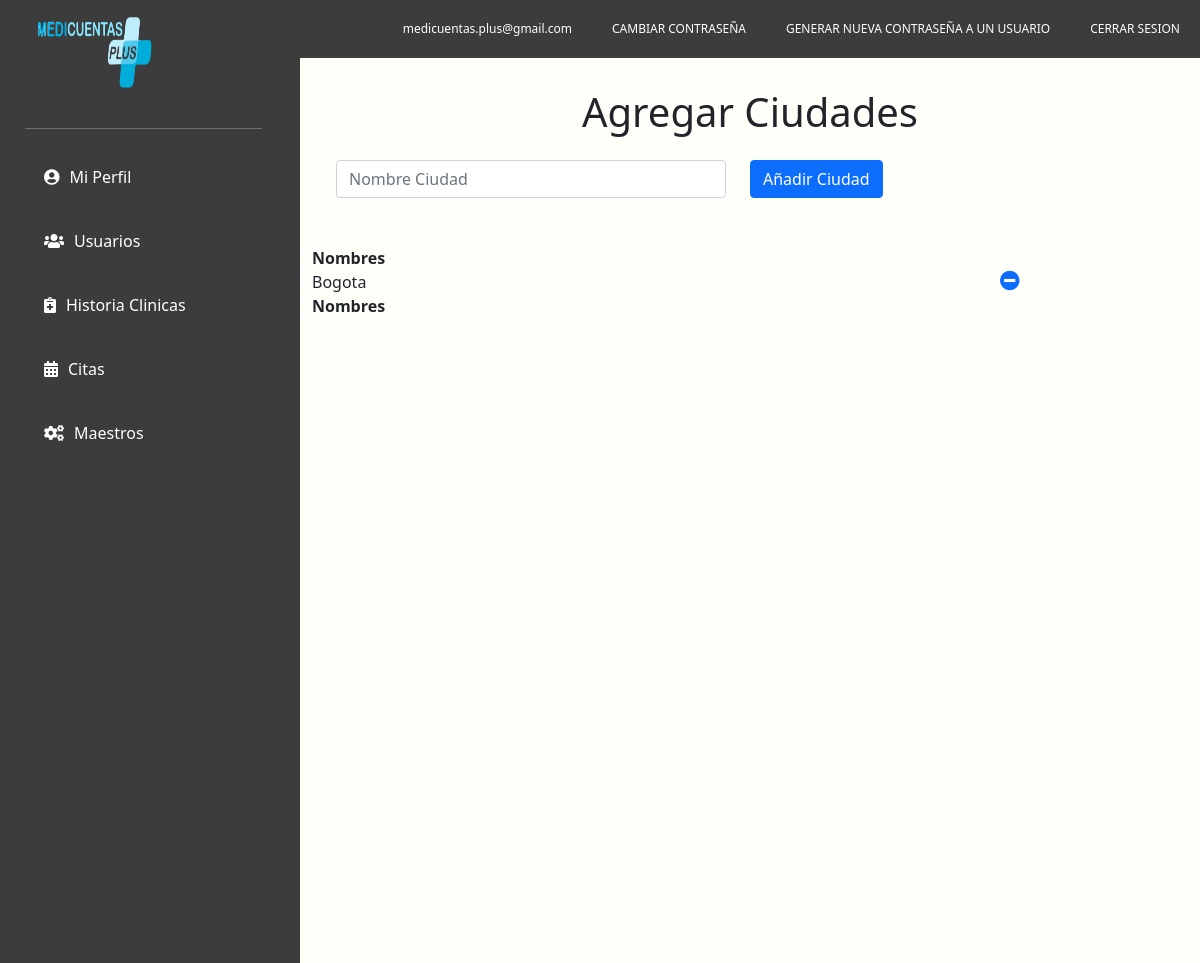
The page /maestros/ciudades (signed in) on the database as committed earlier.
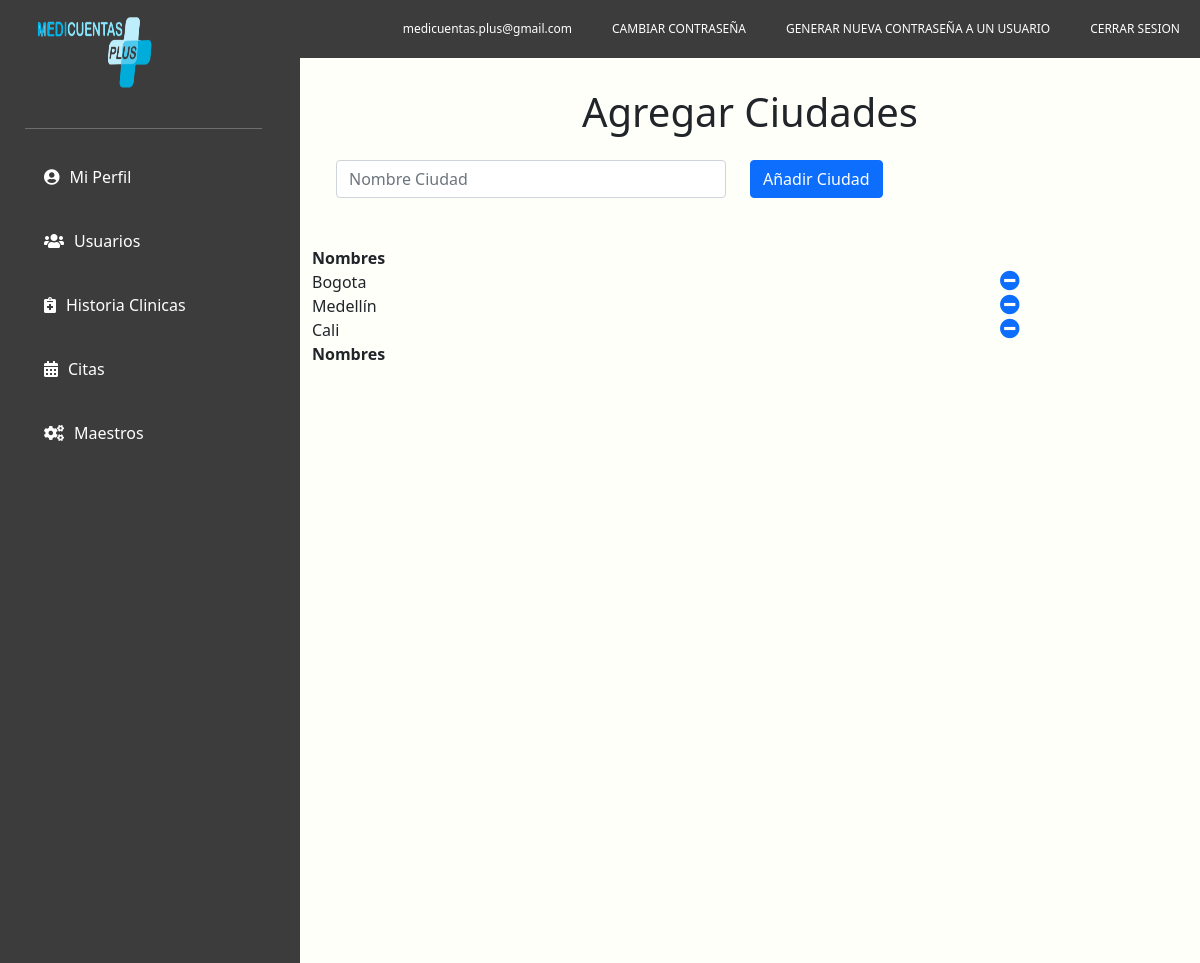
The same page on the database as committed later.
### modelos/models.py (models this page shows)
class Ciudad(models.Model):
    ciudad = models.CharField(max_length=1000, blank=True, null=True)

### modelos/views.py (the view)
# urls.py: path('maestros/ciudades',ciudades),
def ciudades(request):
    if request.session.get('validar') == False:
        return redirect('/')
    else:
        usuario = Usuario.objects.get(id=request.session.get('user'))
        if usuario.rol == "Administrador":
            ciudades = Ciudad.objects.all()
            validar = 0
            if request.method == "POST":
                ciudadregister = Ciudad(ciudad=request.POST.get("ciudad"))
                ciudadregister.save()
                validar = 1
            return render(request,"ciudades.html",{"usuario":usuario,"ciudades":ciudades,"validar":validar,"sesion":request.session.get('validar')})
        else:
            return redirect('/dashboard')

### modelos/templates/ciudades.html (shortened to what this page needs)
<!doctype html>
<html lang="en">
{% load static %}
<head>
    {% load static %}
    {% block head %}
    {% include "head.html" %}
    {% endblock %}
    <link rel="stylesheet" type="text/css" href="https://cdn.datatables.net/v/dt/dt-1.11.2/datatables.min.css" />
</head>
<body>
    <header>
        {% block header %}
        {% include "header.html" %}
        {% endblock %}
    </header>
    <main>
        <div class="container-fluid">
            <div class="row">
                <div class="col-3">
                    {% block main %}
                    {% include "main.html" %}
                    {% endblock %}
                </div>
                <div class="col-9" id="col-9">
                    <div id="titulo">
                        <h1>Agregar Ciudades</h1>
                    </div>
                    <form method="POST" action="/maestros/ciudades">
                        <div class="row container-fluid mt-4" id="formularionormal">
                            <div class="col-6">
                                <div class="input-group" id="maestros">
                                    <input type="text"  name="ciudad" class="form-control" id="validationDefaultUsername"
                                    aria-describedby="inputGroupPrepend2" placeholder="Nombre Ciudad" required>
                                </div>
                            </div>
                            <div class="col-6 mb-4" id="maestros">
                                <button type="submit" class="btn btn-primary">Añadir Ciudad</button>
                            </div>
                        </div>
                        <div class="mt-4" id="maestros">
                            <table id="example" class="display nowrap" style="width:100%">
                                <thead>
                                    <tr>
                                        <th>Nombres</th>
                                        <th></th>
                                    </tr>
                                </thead>
                                <tbody>
                                    {% for ciudad in ciudades%}
                                    <tr>
                                        <td>{{ciudad.ciudad}}</td>
                                        <td><a href="/maestros/ciudades/{{ciudad.id}}"><i class="fas fa-minus-circle" style="font-size: 20px;"></i></a></td>
                                    </tr>
                                    {% endfor %}
                                </tbody>
                                <tfoot>
                                    <tr>
                                        <th>Nombres</th>
                                        <th></th>
                                    </tr>
                                </tfoot>
                            </table>
                        </div>
                    </form>
                </div>
            </div>
        </div>
    </main>
</body>
</html>

Rows that differ between the two databases and show on the page:
added Ciudad: ciudad "Medellín"
added Ciudad: ciudad "Cali"
